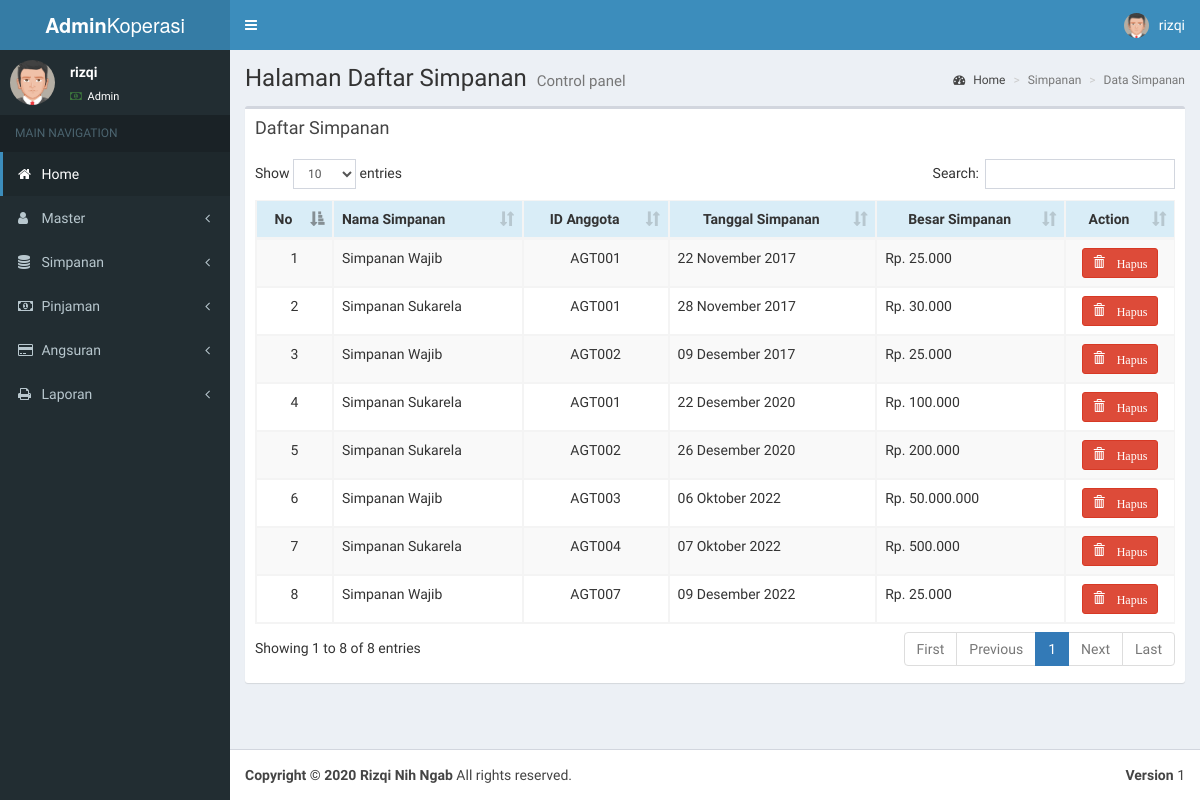
The app's page /page-simpanan.php (signed in), older data.
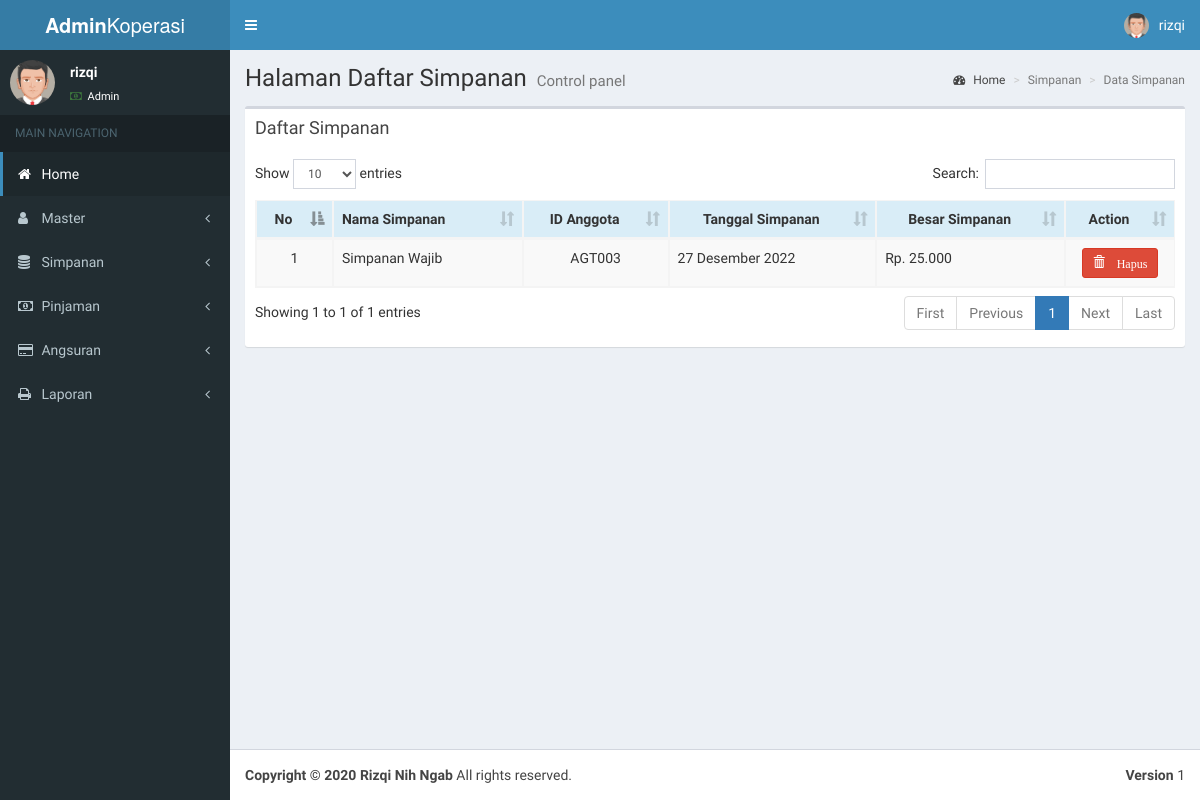
The same page, newer data.
### tables this page shows
CREATE TABLE `simpanan` (
  `id_simpanan` int NOT NULL,
  `nm_simpanan` varchar(20) DEFAULT NULL,
  `id_anggota` varchar(11) DEFAULT NULL,
  `tgl_simpanan` date DEFAULT NULL,
  `besar_simpanan` bigint DEFAULT NULL,
  `ket_simpanan` text,
  `bln` varchar(2) NOT NULL
);

### funct.php (called while the page is built)
<?php
function numberrupiah($values)
{
	$format_angka = number_format($values, "0", ",", ".");
	return "Rp".'. '.$format_angka;
}
function TanggalIndo($date){
	$BulanIndo = array("Januari", "Februari", "Maret", "April", "Mei", "Juni", "Juli", "Agustus", "September", "Oktober", "November", "Desember");
	$tahun = substr($date, 0, 4);
	$bulan = substr($date, 5, 2);
	$tgl   = substr($date, 8, 2);
	$result = $tgl . " " . $BulanIndo[(int)$bulan-1] . " ". $tahun;
	return($result);
}
?>

### main-simpanan.php (the view, shortened to what this page needs)
<?php include 'koneksi.php';
include 'funct.php';
?>
<div class="content-wrapper">
  <section class="content-header">
    <h1>
      Halaman Daftar Simpanan
      <small>Control panel</small>
    </h1>
    <ol class="breadcrumb">
      <li><a href="index.php"><i class="fa fa-dashboard"></i> Home</a></li>
      <li class="active">Simpanan</li>
      <li class="active">Data Simpanan</li>
    </ol>
  </section>
  <section class="content">
    <div class="box">
      <div class="box-header">
        <h3 class="box-title">Daftar Simpanan</h3>
      </div>
      <div class="box-body">
        <?php
        $sql = mysqli_query($conn, "SELECT * FROM simpanan WHERE NOT nm_simpanan = 'Simpanan Pokok'");
        ?>
        <table id="dataTable" class="table table-bordered table-striped">
          <thead>
            <tr class="info">
              <th>
                <center>No</center>
              </th>
              <th>Nama Simpanan</th>
              <th>
                <center>ID Anggota</center>
              </th>
              <th>
                <center>Tanggal Simpanan</center>
              </th>
              <th>
                <center>Besar Simpanan</center>
              </th>
              <th>
                <center>Action</center>
              </th>
            </tr>
          </thead>
          <tbody>
            <tr>
              <?php
              $no = 1;
              while ($data = mysqli_fetch_array($sql)) {
              ?>
              <td>
                <center>
                  <?php echo $no; ?>
                </center>
              </td>
              <td>
                <?php echo $data['nm_simpanan']; ?>
              </td>
              <td>
                <center>
                  <?php echo $data['id_anggota']; ?>
                </center>
              </td>
              <td>
                <?php echo TanggalIndo($data['tgl_simpanan']); ?>
              </td>
              <td>
                <?php echo numberrupiah($data['besar_simpanan']) ?>
              </td>
              <td>
                <center>
                  <a href="proses.php?id_simpanan=<?php echo $data['id_simpanan']; ?>&reqs=dell"
                    title="Hapus Simpanan Ini" class="btn btn-danger btn-sm alert_notif"
                    ><span class="glyphicon glyphicon-trash">
                      Hapus</span> </a>
                </center>
              </td>
            </tr>
            <?php
                $no++;
              }
              ?>
          </tbody>
        </table>
      </div>
    </div>
  </section>
</div>

### page-simpanan.php (shortened to what this page needs)
<!DOCTYPE html>
<html>
<head>
  <link rel="stylesheet" href="bootstrap/css/bootstrap.min.css">
  <link rel="stylesheet" href="https://cdnjs.cloudflare.com/ajax/libs/font-awesome/4.5.0/css/font-awesome.min.css">
  <link rel="stylesheet" href="https://cdnjs.cloudflare.com/ajax/libs/ionicons/2.0.1/css/ionicons.min.css">
  <link rel="stylesheet" href="plugins/datatables/dataTables.bootstrap.css">
  <link rel="stylesheet" href="dist/css/AdminLTE.min.css">
  <link rel="stylesheet" href="dist/css/skins/_all-skins.min.css">
</head>
<body class="hold-transition skin-blue sidebar-mini">
<div class="wrapper">
  <?php include './bean/header.php'; ?>
  <?php include './bean/menu.php'; ?>
  <?php include 'main-simpanan.php'; ?>
  <?php include './bean/footer.php'; ?>
</div>
</body>
</html>

### bean/header.php (shortened to what this page needs)
<?php
if (isset($_SESSION["ses_username"]) == "") {
  header("location: landingpage.php");
} else {
  $data_username = $_SESSION["ses_username"];
}
?>
<header class="main-header">
  <a href="index.php" class="logo">
    <span class="logo-lg"><b>Admin</b>Koperasi</span>
  </a>
  <nav class="navbar navbar-static-top">
    <a href="#" class="sidebar-toggle" data-toggle="offcanvas" role="button">
    </a>
    <div class="navbar-custom-menu">
      <ul class="nav navbar-nav">
        <li class="dropdown user user-menu">
          <a href="#" class="dropdown-toggle" data-toggle="dropdown">
            <img src="dist/img/avatar5.png" class="user-image" alt="User Image">
            <span class="hidden-xs">
              <?php echo $data_username ?>
            </span>
          </a>
        </li>
      </ul>
    </div>
  </nav>
</header>

### bean/menu.php (shortened to what this page needs)
<?php
if (isset($_SESSION["ses_username"]) == "") {
    header("location: landingpage.php");
} else {
    $data_level = $_SESSION["ses_level"];
    $data_username = $_SESSION["ses_username"];
}
if ($data_level == "1") {
    echo "
    <aside class='main-sidebar'>
      <section class='sidebar'>
        <div class='user-panel'>
          <div class='pull-left image'>
            <img src='dist/img/avatar5.png' class='img-circle'
             alt='User Image'>
          </div>
          <div class='pull-left info'> " ?>
<p>
    <?php echo $data_username ?>
</p>
<a href='#'><i class='fa fa-money text-success'></i>
    <?php
    if ($data_level == 1) {
        echo 'Admin';
    } else {
        echo 'Petugas';
    }
        ?>
</a>
</div>
</div>
<?php echo "
<ul class='sidebar-menu'>
    <li class='header'>MAIN NAVIGATION </li>
    <li class='active treeview'>
        <a href='index.php'>
            <i class='fa fa-home'></i> <span>Home</span>
        </a>
    </li>
    <li class='treeview'>
        <a href='#'>
            <i class='fa fa-user'></i> <span>Master</span>
            <span class='pull-right-container'>
                <i class='fa fa-angle-left pull-right'></i>
            </span>
        </a>
    </li>
    <li class='treeview'>
        <a href='#'>
            <i class='fa fa-database'></i> <span>Simpanan</span>
            <span class='pull-right-container'>
                <i class='fa fa-angle-left pull-right'></i>
            </span>
        </a>
    </li>
    <li class='treeview'>
        <a href='#'>
            <i class='fa fa-money'></i> <span>Pinjaman</span>
            <span class='pull-right-container'>
                <i class='fa fa-angle-left pull-right'></i>
            </span>
        </a>
    </li>
    <li class='treeview'>
        <a href='#'>
            <i class='fa fa-credit-card'></i> <span>Angsuran</span>
            <span class='pull-right-container'>
                <i class='fa fa-angle-left pull-right'></i>
            </span>
        </a>
    </li>
    <li class='treeview'>
        <a href='#'>
            <i class='fa fa-print'></i> <span>Laporan</span>
            <span class='pull-right-container'>
                <i class='fa fa-angle-left pull-right'></i>
            </span>
        </a>
    </li>
</ul>
</section>
</aside>";
}
?>

### bean/footer.php
<footer class="main-footer">
    <div class="pull-right hidden-xs">
      <b>Version</b> 1
    </div>
    <strong>Copyright &copy; 2020 Rizqi Nih Ngab</strong> All rights
    reserved.
  </footer>

Row changes from the older to the newer data that the page shows:
removed simpanan: nm_simpanan "Simpanan Wajib", id_anggota "AGT001", tgl_simpanan "22 November 2017", besar_simpanan "Rp. 25.000"
removed simpanan: nm_simpanan "Simpanan Sukarela", id_anggota "AGT001", tgl_simpanan "28 November 2017", besar_simpanan "Rp. 30.000"
removed simpanan: nm_simpanan "Simpanan Wajib", id_anggota "AGT002", tgl_simpanan "09 Desember 2017", besar_simpanan "Rp. 25.000"
removed simpanan: nm_simpanan "Simpanan Sukarela", id_anggota "AGT001", tgl_simpanan "22 Desember 2020", besar_simpanan "Rp. 100.000"
removed simpanan: nm_simpanan "Simpanan Sukarela", id_anggota "AGT002", tgl_simpanan "26 Desember 2020", besar_simpanan "Rp. 200.000"
removed simpanan: nm_simpanan "Simpanan Wajib", id_anggota "AGT003", tgl_simpanan "06 Oktober 2022", besar_simpanan "Rp. 50.000.000"
removed simpanan: nm_simpanan "Simpanan Sukarela", id_anggota "AGT004", tgl_simpanan "07 Oktober 2022", besar_simpanan "Rp. 500.000"
removed simpanan: nm_simpanan "Simpanan Wajib", id_anggota "AGT007", tgl_simpanan "09 Desember 2022", besar_simpanan "Rp. 25.000"
added simpanan: nm_simpanan "Simpanan Wajib", id_anggota "AGT003", tgl_simpanan "27 Desember 2022", besar_simpanan "Rp. 25.000"
Text that changed along with them:
text written by a page script: "Show entries Search: Showing 1 to 8 of 8 entries First Previous 1 Next Last" → "Show entries Search: Showing 1 to 1 of 1 entries First Previous 1 Next Last"
